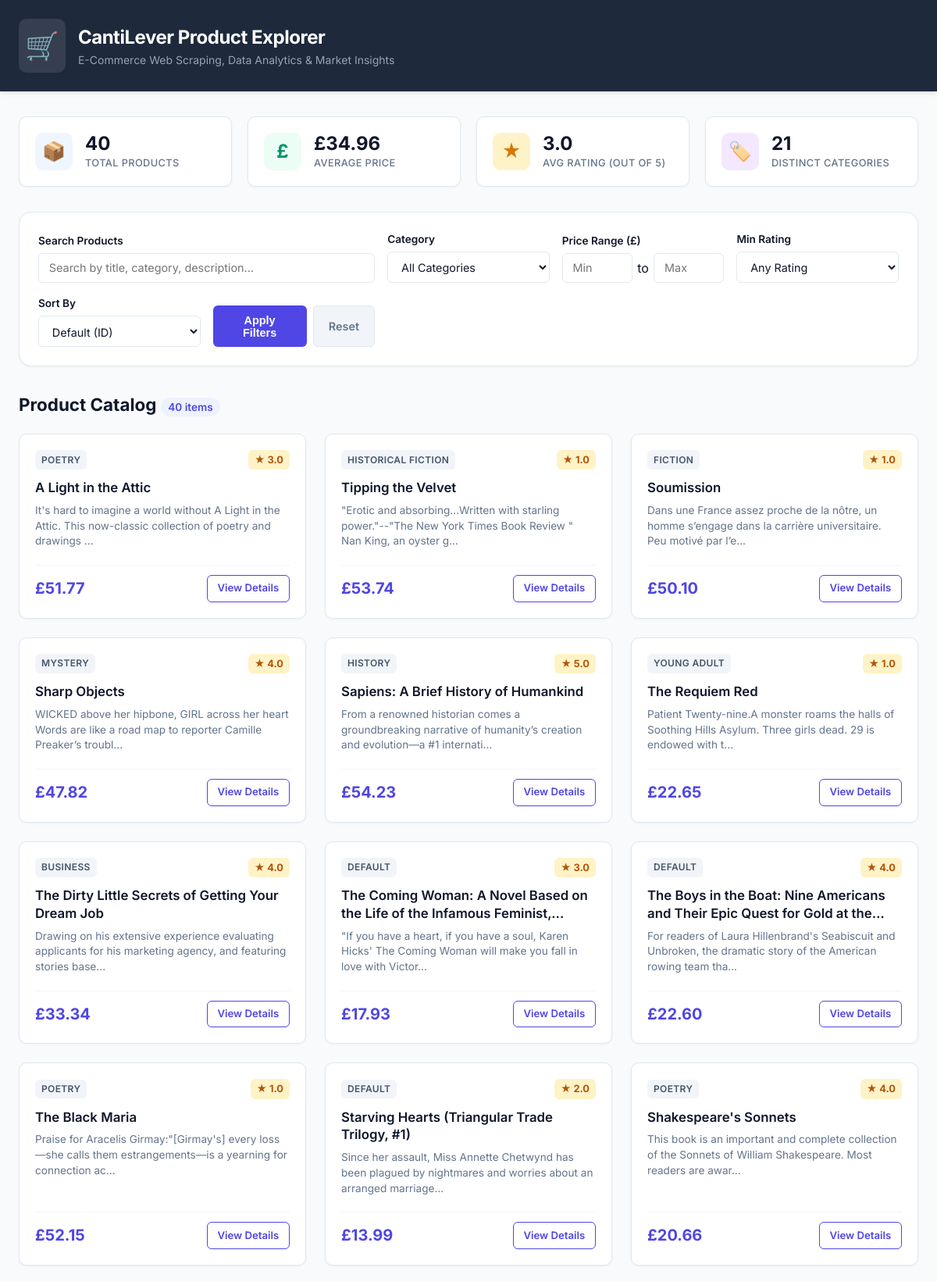
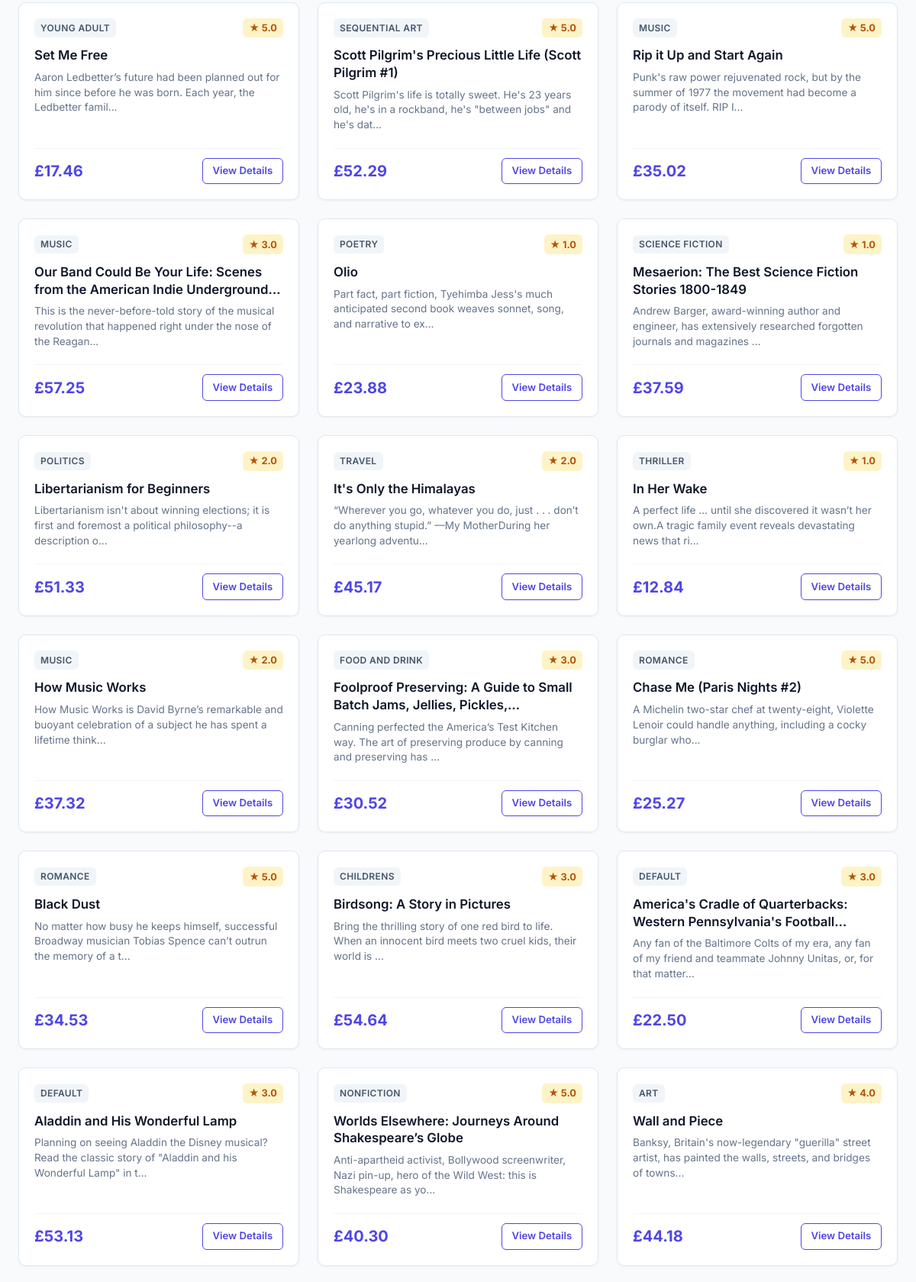
The page / (upper part) on the database its author committed (2 pictures, top to bottom).
### tables this page shows
CREATE TABLE products (
        id INTEGER PRIMARY KEY AUTOINCREMENT,
        title TEXT NOT NULL,
        price REAL,
        rating REAL,
        description TEXT,
        category TEXT,
        url TEXT UNIQUE
    );

### app.py (the view)
@app.route("/")
def home():
    query = request.args.get('q', '').strip()
    category = request.args.get('category', '').strip()
    min_price = request.args.get('min_price', '').strip()
    max_price = request.args.get('max_price', '').strip()
    min_rating = request.args.get('min_rating', '').strip()
    sort_by = request.args.get('sort_by', '').strip()
    products = database.get_filtered_products(
        query=query,
        category=category,
        min_price=min_price,
        max_price=max_price,
        min_rating=min_rating,
        sort_by=sort_by
    )
    categories = database.get_categories()
    analytics = database.get_analytics_summary()
    charts = {
        'price_distribution': 'visualizations/price_distribution.png' if os.path.exists(os.path.join(VISUALIZATIONS_DIR, 'price_distribution.png')) else None,
        'rating_distribution': 'visualizations/rating_distribution.png' if os.path.exists(os.path.join(VISUALIZATIONS_DIR, 'rating_distribution.png')) else None,
        'price_vs_rating': 'visualizations/price_vs_rating.png' if os.path.exists(os.path.join(VISUALIZATIONS_DIR, 'price_vs_rating.png')) else None,
        'category_prices': 'visualizations/category_prices.png' if os.path.exists(os.path.join(VISUALIZATIONS_DIR, 'category_prices.png')) else None,
    }
    return render_template(
        "index.html",
        products=products,
        categories=categories,
        analytics=analytics,
        charts=charts,
        search_query=query,
        selected_category=category,
        min_price=min_price,
        max_price=max_price,
        min_rating=min_rating,
        sort_by=sort_by,
        total_results=len(products)
    )

### database.py (called while the page is built, shortened)
def get_connection():
    os.makedirs("data", exist_ok=True)
    connection = sqlite3.connect(DATABASE_PATH)
    connection.row_factory = sqlite3.Row
    return connection

def get_categories():
    connection = get_connection()
    cursor = connection.cursor()
    cursor.execute("""
        SELECT DISTINCT category
        FROM products
        WHERE category IS NOT NULL AND category != '' AND category != 'Uncategorized'
        ORDER BY category ASC
    """)
    rows = cursor.fetchall()
    connection.close()
    return [row["category"] for row in rows]

def get_analytics_summary():
    connection = get_connection()
    cursor = connection.cursor()
    cursor.execute("""
        SELECT
            COUNT(*) as total_products,
            AVG(price) as avg_price,
            MIN(price) as min_price,
            MAX(price) as max_price,
            AVG(rating) as avg_rating,
            COUNT(DISTINCT category) as total_categories
        FROM products
    """)
    row = cursor.fetchone()
    connection.close()
    return {
        "total_products": row["total_products"] or 0,
        "avg_price": round(row["avg_price"] or 0.0, 2),
        "min_price": round(row["min_price"] or 0.0, 2),
        "max_price": round(row["max_price"] or 0.0, 2),
        "avg_rating": round(row["avg_rating"] or 0.0, 1),
        "total_categories": row["total_categories"] or 0
    }

### templates/index.html (shortened to what this page needs)
<!DOCTYPE html>
<html lang="en">
<head>
    <link rel="stylesheet" href="{{ url_for('static', filename='style.css') }}">
</head>
<body>
    <header class="header">
        <div class="container header-container">
            <div class="brand">
                <span class="brand-icon">🛒</span>
                <div>
                    <h1>CantiLever Product Explorer</h1>
                    <p class="subtitle">E-Commerce Web Scraping, Data Analytics & Market Insights</p>
                </div>
            </div>
        </div>
    </header>
    <main class="container">
        <section class="metrics-grid">
            <div class="metric-card">
                <div class="metric-icon blue">📦</div>
                <div class="metric-data">
                    <span class="metric-value">{{ analytics.total_products }}</span>
                    <span class="metric-label">Total Products</span>
                </div>
            </div>
            <div class="metric-card">
                <div class="metric-icon green">£</div>
                <div class="metric-data">
                    <span class="metric-value">£{{ "%.2f"|format(analytics.avg_price) }}</span>
                    <span class="metric-label">Average Price</span>
                </div>
            </div>
            <div class="metric-card">
                <div class="metric-icon yellow">★</div>
                <div class="metric-data">
                    <span class="metric-value">{{ "%.1f"|format(analytics.avg_rating) }}</span>
                    <span class="metric-label">Avg Rating (Out of 5)</span>
                </div>
            </div>
            <div class="metric-card">
                <div class="metric-icon purple">🏷️</div>
                <div class="metric-data">
                    <span class="metric-value">{{ analytics.total_categories }}</span>
                    <span class="metric-label">Distinct Categories</span>
                </div>
            </div>
        </section>
        <section class="filter-section">
            <form method="GET" action="/" class="filter-form">
                <div class="form-group search-group">
                    <label for="q">Search Products</label>
                    <input type="text" id="q" name="q" value="{{ search_query }}" placeholder="Search by title, category, description...">
                </div>
                <div class="form-group">
                    <label for="category">Category</label>
                    <select id="category" name="category">
                        <option value="">All Categories</option>
                    </select>
                </div>
                <div class="form-group price-range">
                    <label>Price Range (£)</label>
                    <div class="range-inputs">
                        <input type="number" step="0.01" min="0" name="min_price" value="{{ min_price }}" placeholder="Min">
                        <span>to</span>
                        <input type="number" step="0.01" min="0" name="max_price" value="{{ max_price }}" placeholder="Max">
                    </div>
                </div>
                <div class="form-group">
                    <label for="min_rating">Min Rating</label>
                    <select id="min_rating" name="min_rating">
                        <option value="">Any Rating</option>
                    </select>
                </div>
                <div class="form-group">
                    <label for="sort_by">Sort By</label>
                    <select id="sort_by" name="sort_by">
                        <option value="">Default (ID)</option>
                    </select>
                </div>
                <div class="form-actions">
                    <button type="submit" class="btn btn-primary">Apply Filters</button>
                    <a href="/" class="btn btn-secondary">Reset</a>
                </div>
            </form>
        </section>
        <section class="products-section">
            <div class="section-header">
                <h2>Product Catalog <span class="badge-count">{{ total_results }} items</span></h2>
            </div>
            {% if products %}
                <div class="product-grid">
                    {% for product in products %}
                        <div class="product-card">
                            <div class="card-header">
                                <span class="category-badge">{{ product.category }}</span>
                                <span class="rating-tag">★ {{ "%.1f"|format(product.rating) }}</span>
                            </div>
                            <h3 class="product-title" title="{{ product.title }}">{{ product.title }}</h3>
                            <p class="product-description">
                                {% if product.description %}
                                    {{ product.description[:110] }}{% if product.description|length > 110 %}...{% endif %}
                                {% else %}
                                    No description available for this product item.
                                {% endif %}
                            </p>
                            <div class="card-footer">
                                <div class="product-price">£{{ "%.2f"|format(product.price) }}</div>
                                <a href="/product/{{ product.id }}" class="btn btn-sm btn-outline">View Details</a>
                            </div>
                        </div>
                    {% endfor %}
                </div>
            {% endif %}
        </section>
    </main>
</body>
</html>

### rows shown on the page
products: category "POETRY", rating "3.0", title "A Light in the Attic", description "It's hard to imagine a world without A Light in the Attic. This now-classic collection of poetry and drawings", price "51.77"
products: category "HISTORICAL FICTION", rating "1.0", title "Tipping the Velvet", description "\"Erotic and absorbing...Written with starling power.\"--\"The New York Times Book Review \" Nan King, an oyster g", price "53.74"
products: category "FICTION", rating "1.0", title "Soumission", description "Dans une France assez proche de la nôtre, un homme s’engage dans la carrière universitaire. Peu motivé par l’e", price "50.10"
products: category "MYSTERY", rating "4.0", title "Sharp Objects", description "WICKED above her hipbone, GIRL across her heart Words are like a road map to reporter Camille Preaker’s troubl", price "47.82"
products: category "HISTORY", rating "5.0", title "Sapiens: A Brief History of Humankind", description "From a renowned historian comes a groundbreaking narrative of humanity’s creation and evolution—a #1 internati", price "54.23"
products: category "YOUNG ADULT", rating "1.0", title "The Requiem Red", description "Patient Twenty-nine.A monster roams the halls of Soothing Hills Asylum. Three girls dead. 29 is endowed with t", price "22.65"
products: category "BUSINESS", rating "4.0", title "The Dirty Little Secrets of Getting Your Dream Job", description "Drawing on his extensive experience evaluating applicants for his marketing agency, and featuring stories base", price "33.34"
products: category "DEFAULT", rating "3.0", title "The Coming Woman: A Novel Based on the Life of the Infamous…", description "\"If you have a heart, if you have a soul, Karen Hicks' The Coming Woman will make you fall in love with Victor", price "17.93"
products: category "DEFAULT", rating "4.0", title "The Boys in the Boat: Nine Americans and Their Epic Quest for Gold at…", description "For readers of Laura Hillenbrand's Seabiscuit and Unbroken, the dramatic story of the American rowing team tha", price "22.60"
products: category "POETRY", rating "1.0", title "The Black Maria", description "Praise for Aracelis Girmay:\"[Girmay's] every loss—she calls them estrangements—is a yearning for connection ac", price "52.15"
products: category "DEFAULT", rating "2.0", title "Starving Hearts (Triangular Trade Trilogy, #1)", description "Since her assault, Miss Annette Chetwynd has been plagued by nightmares and worries about an arranged marriage", price "13.99"
products: category "POETRY", rating "4.0", title "Shakespeare's Sonnets", description "This book is an important and complete collection of the Sonnets of William Shakespeare. Most readers are awar", price "20.66"
products: category "YOUNG ADULT", rating "5.0", title "Set Me Free", description "Aaron Ledbetter’s future had been planned out for him since before he was born. Each year, the Ledbetter famil", price "17.46"
products: category "SEQUENTIAL ART", rating "5.0", title "Scott Pilgrim's Precious Little Life (Scott Pilgrim #1)", description "Scott Pilgrim's life is totally sweet. He's 23 years old, he's in a rockband, he's \"between jobs\" and he's dat", price "52.29"
products: category "MUSIC", rating "5.0", title "Rip it Up and Start Again", description "Punk's raw power rejuvenated rock, but by the summer of 1977 the movement had become a parody of itself. RIP I", price "35.02"
products: category "MUSIC", rating "3.0", title "Our Band Could Be Your Life: Scenes from the American Indie…", description "This is the never-before-told story of the musical revolution that happened right under the nose of the Reagan", price "57.25"
products: category "POETRY", rating "1.0", title "Olio", description "Part fact, part fiction, Tyehimba Jess's much anticipated second book weaves sonnet, song, and narrative to ex", price "23.88"
products: category "SCIENCE FICTION", rating "1.0", title "Mesaerion: The Best Science Fiction Stories 1800-1849", description "Andrew Barger, award-winning author and engineer, has extensively researched forgotten journals and magazines", price "37.59"
products: category "POLITICS", rating "2.0", title "Libertarianism for Beginners", description "Libertarianism isn't about winning elections; it is first and foremost a political philosophy--a description o", price "51.33"
products: category "TRAVEL", rating "2.0", title "It's Only the Himalayas", description "“Wherever you go, whatever you do, just . . . don’t do anything stupid.” —My MotherDuring her yearlong adventu", price "45.17"
products: category "THRILLER", rating "1.0", title "In Her Wake", description "A perfect life … until she discovered it wasn’t her own.A tragic family event reveals devastating news that ri", price "12.84"
products: category "MUSIC", rating "2.0", title "How Music Works", description "How Music Works is David Byrne’s remarkable and buoyant celebration of a subject he has spent a lifetime think", price "37.32"
products: category "FOOD AND DRINK", rating "3.0", title "Foolproof Preserving: A Guide to Small Batch Jams, Jellies,…", description "Canning perfected the America’s Test Kitchen way. The art of preserving produce by canning and preserving has", price "30.52"
products: category "ROMANCE", rating "5.0", title "Chase Me (Paris Nights #2)", description "A Michelin two-star chef at twenty-eight, Violette Lenoir could handle anything, including a cocky burglar who", price "25.27"
products: category "ROMANCE", rating "5.0", title "Black Dust", description "No matter how busy he keeps himself, successful Broadway musician Tobias Spence can’t outrun the memory of a t", price "34.53"
products: category "CHILDRENS", rating "3.0", title "Birdsong: A Story in Pictures", description "Bring the thrilling story of one red bird to life. When an innocent bird meets two cruel kids, their world is", price "54.64"
products: category "DEFAULT", rating "3.0", title "America's Cradle of Quarterbacks: Western Pennsylvania's…", description "Any fan of the Baltimore Colts of my era, any fan of my friend and teammate Johnny Unitas, or, for that matter", price "22.50"
products: category "DEFAULT", rating "3.0", title "Aladdin and His Wonderful Lamp", description "Planning on seeing Aladdin the Disney musical? Read the classic story of \"Aladdin and his Wonderful Lamp\" in t", price "53.13"
products: category "NONFICTION", rating "5.0", title "Worlds Elsewhere: Journeys Around Shakespeare’s Globe", description "Anti-apartheid activist, Bollywood screenwriter, Nazi pin-up, hero of the Wild West: this is Shakespeare as yo", price "40.30"
products: category "ART", rating "4.0", title "Wall and Piece", description "Banksy, Britain's now-legendary \"guerilla\" street artist, has painted the walls, streets, and bridges of towns", price "44.18"

### other values the page prints
{{ analytics.total_products }} "40"
{{ "%.2f"|format(analytics.avg_price) }} "34.96"
{{ "%.1f"|format(analytics.avg_rating) }} "3.0"
{{ analytics.total_categories }} "21"
{{ total_results }} "40"
